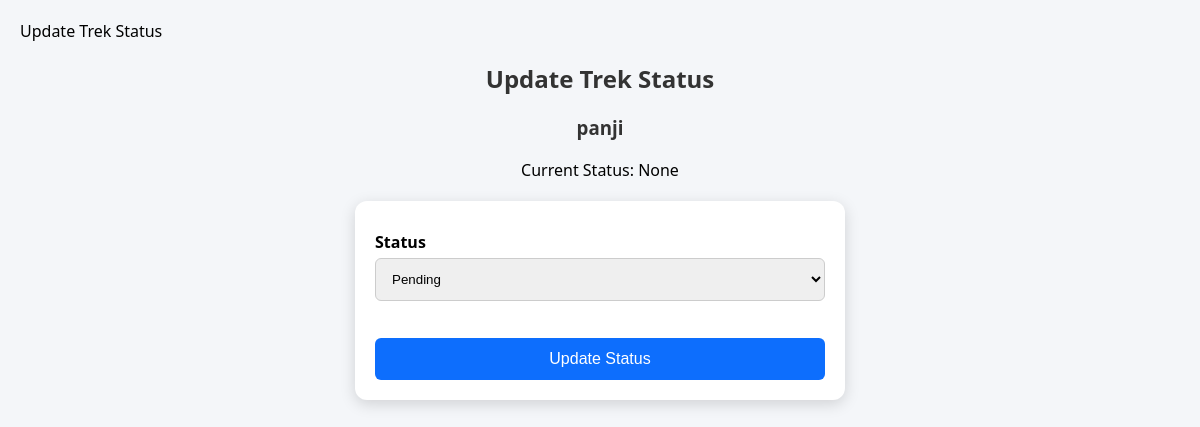
Page /staff/update-status/8 (signed in) on the earlier database version.
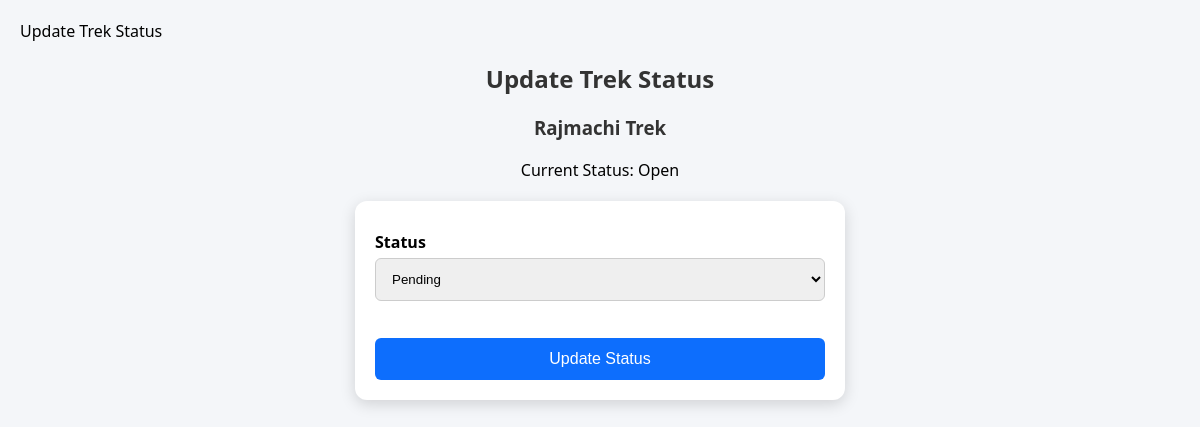
Same page on the later database version.
### models.py (models this page shows)
class Trek(db.Model):
    __tablename__ = "treks"
    id = db.Column(db.Integer, primary_key=True)
    trek_name = db.Column(
        db.String(150),
        nullable=False
    )
    location = db.Column(
        db.String(150),
        nullable=False
    )
    difficulty = db.Column(
        db.String(20),
        nullable=False
    )
    duration_days = db.Column(
        db.Integer,
        nullable=False
    )
    available_slots = db.Column(
        db.Integer,
        nullable=False
    )
    start_date = db.Column(
        db.Date,
        nullable=False
    )
    end_date = db.Column(
        db.Date,
        nullable=False
    )
    status = db.Column(
    db.String(20),
    default="Open"
)
    description = db.Column(db.Text)
    assigned_staff_id = db.Column(
        db.Integer,
        db.ForeignKey("staff_profiles.id")
    )
    created_at = db.Column(
        db.DateTime,
        default=datetime.utcnow
    )
    bookings = db.relationship(
        "Booking",
        backref="trek",
        lazy=True,
        cascade="all, delete-orphan"
    )

### app.py (the view, shortened to what this page needs)
@app.route("/staff/update-status/<int:trek_id>", methods=["GET", "POST"])
def update_trek_status(trek_id):
    if "user_id" not in session:
        return redirect("/login")
    if session["role"] != "staff":
        return "Access Denied"
    staff = StaffProfile.query.filter_by(
        user_id=session["user_id"]
    ).first()
    trek = Trek.query.get_or_404(trek_id)
    if trek.assigned_staff_id != staff.id:
        return "Access Denied"
    return render_template(
        "update_trek_status.html",
        trek=trek
    )

### templates/update_trek_status.html (shortened to what this page needs)
<!DOCTYPE html>
<html>
<hea
    <title>Update Trek Status</title>
</head>
<body>
    <link
rel="stylesheet"
href="{{ url_for('static', filename='css/style.css') }}"
>
<h2>Update Trek Status</h2>
<h3>{{ trek.trek_name }}</h3>
<p>Current Status: {{ trek.status }}</p>
<form method="POST">
    <label>Status</label>
    <select name="status">
    <option value="Pending">Pending</option>
</select>
    <br><br>
    <button type="submit">
        Update Status
    </button>
</form>
</body>
</html>

Differences in the rows shown:
changed Trek: trek_name "panji" → "Rajmachi Trek"; status "None" → "Open"
